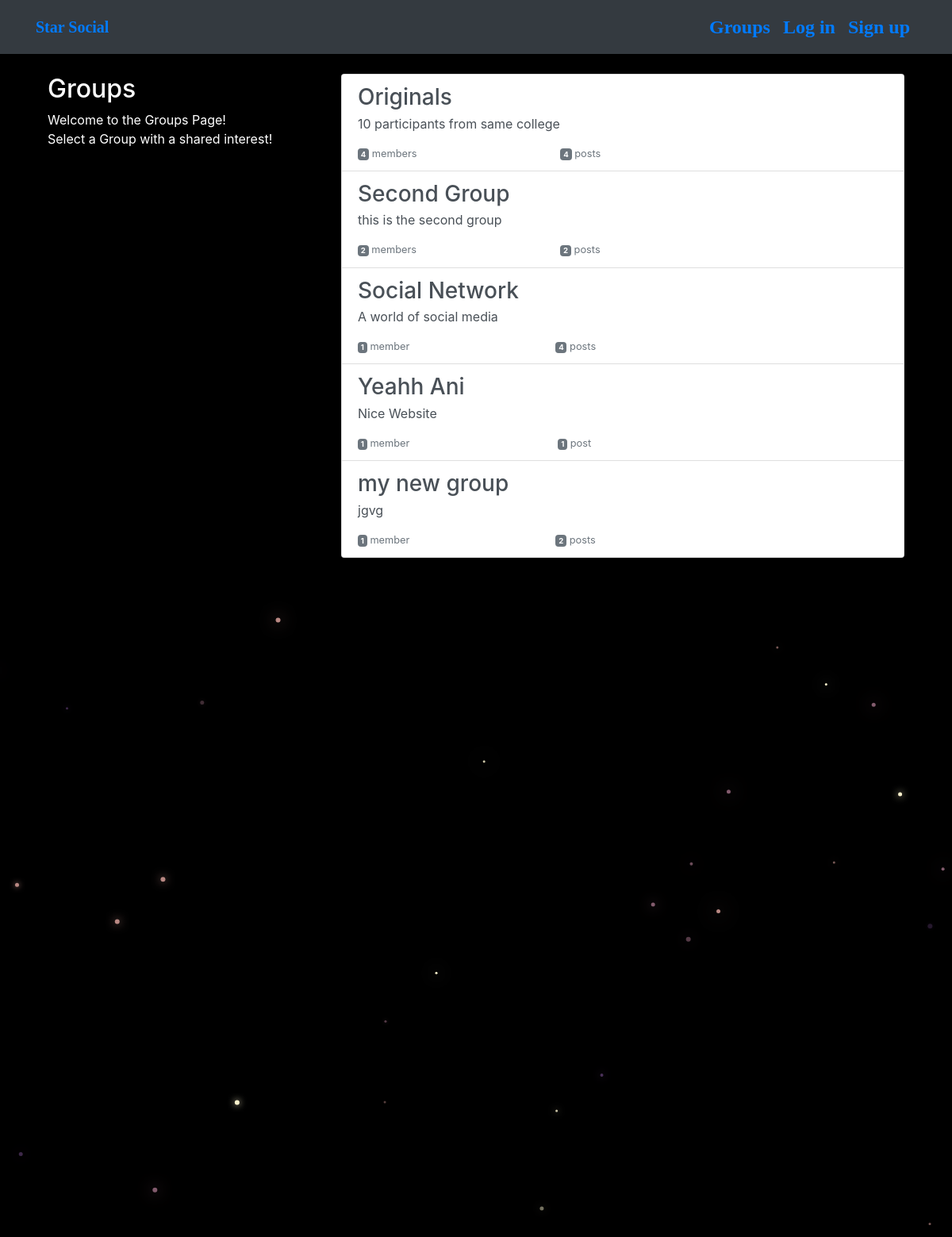
The app's page /groups/ with its own data.
### groups/models.py (models this page shows, shortened)
class Group(models.Model):
    name=models.CharField(max_length=255,unique=True)
    slug=models.SlugField(allow_unicode=True,unique=True) #SlugField in Django is like a CharField, where you can specify max_length attribute also. If max_length is not specified, Django will use a default length of 50. I
    description=models.TextField(blank=True,default='')
    description_html=models.TextField(editable=False,default='',blank=True)
    members=models.ManyToManyField(User,through='GroupMember')#all the member to this particular group
    class Meta:
        ordering =['name']

### groups/views.py (the view)
# urls.py: path('', views.ListGroups.as_view(), name="all"),
class ListGroups(generic.ListView):# to see the list of groups
    model=Group

### groups/templates/groups/group_list.html (shortened to what this page needs)
{% extends "groups/group_base.html" %}
{% block pregroup %}
<div class="col-md-4">
	<div class="content">
			<h2>Groups</h2>
			<p>Welcome to the Groups Page! <br>Select a Group with a shared interest!</p>
	</div>
</div>
{% endblock %}
{% block group_content %}
<div class="col-md-8">
	<div class="list-group">
		{% for group in object_list %}
		<a href="{% url 'groups:single' slug=group.slug %}"
		class="list-group-item list-group-item-action flex-column align-items-start">
			<h3 class="mb-1">{{ group.name }}</h3>
			<p class="mb-1">{{ group.description_html|safe }}</p>
			<div class="d-flex w-40 justify-content-between">
				<small class="text-muted"><span class="badge badge-secondary">
					{{ group.members.count }}</span> member{{ group.members.count|pluralize }}</small>
				<small class="text-muted"><span class="badge badge-secondary">
					{{ group.posts.count }}</span> post{{ group.posts.count|pluralize }}</small>
			</div>
		</a>
		{% endfor %}
	</div>
</div>
{% endblock %}

### groups/templates/groups/group_base.html (shortened to what this page needs)
{% extends "base.html" %}
{% block content %}
<div class="container">
  <div class="row">
    {% block pregroup %}{% endblock %}
    {% block group_content %}{% endblock %}
  </div>
</div>
{% endblock %}

### templates/base.html (shortened to what this page needs)
<!DOCTYPE html>
{% load static %}
<html>
  <head>
    <link rel="stylesheet" href="https://stackpath.bootstrapcdn.com/bootstrap/4.1.3/css/bootstrap.min.css"
>
    <link href="https://maxcdn.bootstrapcdn.com/font-awesome/4.7.0/css/font-awesome.min.css" rel="stylesheet">
    <link rel="stylesheet" href="{% static 'simplesocial/css/master.css'%}">
  </head>
  <body>
    <nav class="navbar navbar-expand-lg bg-dark mynav techfont" role="navigation" id="navbar">
      <div class="container">
        <div class="navbar-nav align-items-center">
          <a class="navbar-brand mynav" href="{% url 'home' %}">Star Social</a>
        </div>
        <div class="navbar-nav ml-auto">
          {% if user.is_authenticated %}
            <a class="nav-item nav-link" href="{% url 'posts:create' %}" class="btn btn-simple">Post</a>
            <a class="nav-item nav-link" href="{% url 'groups:all' %}" class="btn btn-simple">Groups</a>
            <a class="nav-item nav-link" href="{% url 'groups:create' %}" class="btn btn-simple">Create Group</a>
            <a class="nav-item nav-link" href="{% url 'accounts:logout' %}" class="btn btn-simple">Log out</a>
          {% else %}
            <a class="nav-item nav-link" href="{% url 'groups:all' %}"class="btn btn-simple">Groups</a>
            <a class="nav-item nav-link" href="{% url 'accounts:login' %}" class="btn btn-simple">Log in</a>
            <a class="nav-item nav-link" href="{% url 'accounts:signup' %}" class="btn btn-simple">Sign up</a>
          {% endif %}
        </div>
      </div>
    </nav>
    <div class="container mycontent">
      {% block content %}
      {% endblock %}
    </div>
    <canvas id="canvas"></canvas>
  </body>
</html>

### static/simplesocial/css/master.css (style rules this page uses)
body { margin: 0; overflow: hidden; background-color:Black; color:White; }
.techfont { font-family: 'Bebas Neue', cursive; font-size: 1.5em; margin-bottom: 25px; font-weight: bold; }
.mycontent { padding-bottom: 50px; }

### records on screen
Group: name "Originals", description_html "10 participants from same college", members.count "4", posts.count "4"
Group: name "Second Group", description_html "this is the second group", members.count "2", posts.count "2"
Group: name "Social Network", description_html "A world of social media", members.count "1", posts.count "4"
Group: name "Yeahh Ani", description_html "Nice Website", members.count "1", posts.count "1"
Group: name "my new group", description_html "jgvg", members.count "1", posts.count "2"
